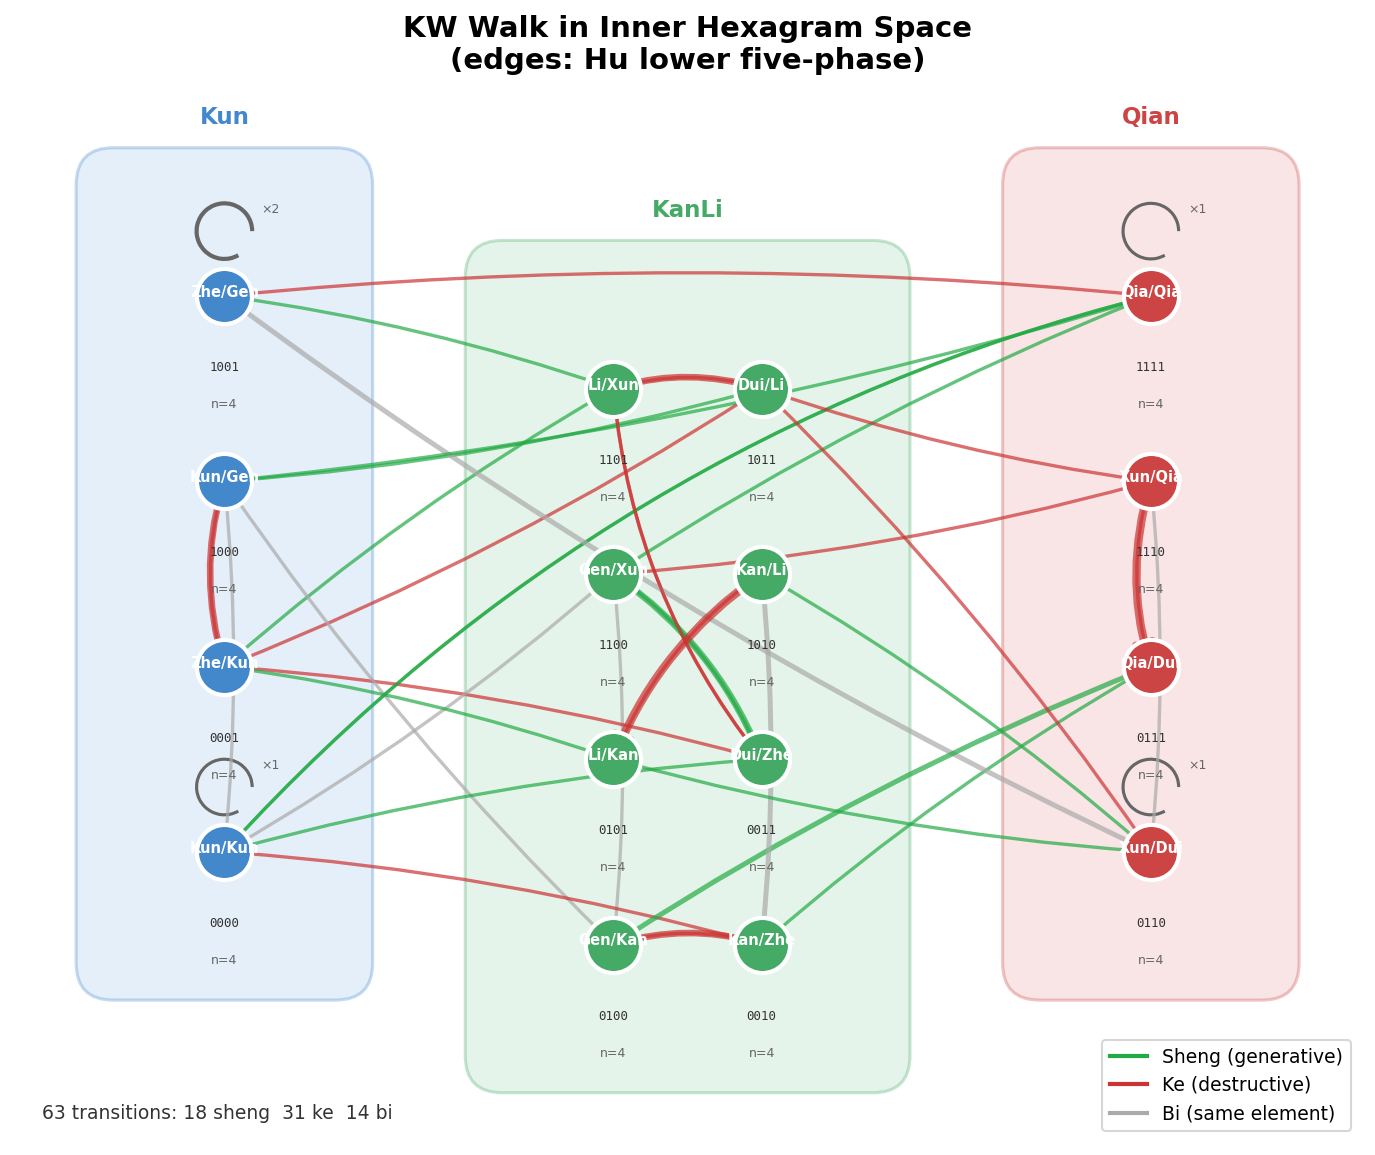

Source code (Python):
"""
01: The 16-node inner space with KW walk traced.
Edges colored by 互 lower five-phase (生/克/比).
Basin-partitioned layout.
"""

import sys
sys.path.insert(0, '/home/quasar/nous/memories/iching/kwmapper')

import numpy as np
import matplotlib.pyplot as plt
import matplotlib.patches as patches
from matplotlib.patches import FancyArrowPatch
from collections import Counter, defaultdict

from common import *

pos = inner_layout()

# ── Compute KW walk edges on inner space ─────────────────────────────────────

edges = []
for i in range(63):
    v1 = INNER[i]
    v2 = INNER[i + 1]
    
    # Five-phase on 互 lower
    hu_lo_rel = trig_phase(HU_LO[i], HU_LO[i + 1])
    pclass = phase_class(hu_lo_rel)
    
    bridge = 'intra' if i % 2 == 0 else 'inter'
    
    edges.append({
        'v1': v1, 'v2': v2, 'step': i,
        'phase': pclass, 'phase_rel': hu_lo_rel,
        'bridge': bridge,
        'basin_cross': BASINS[i] != BASINS[i + 1],
    })

# ── Count edge usage ─────────────────────────────────────────────────────────

edge_counts = Counter()
edge_phases = defaultdict(list)
for e in edges:
    key = (e['v1'], e['v2'])
    edge_counts[key] += 1
    edge_phases[key].append(e['phase'])

# ── Draw ─────────────────────────────────────────────────────────────────────

fig, ax = setup_fig('KW Walk in Inner Hexagram Space\n(edges: Hu lower five-phase)', figsize=(14, 9))
draw_basin_regions(ax, pos)

# Draw edges with curvature to handle bidirectional
drawn = set()
for (v1, v2), count in edge_counts.items():
    if v1 == v2:
        continue  # self-loops (inner unchanged)
    
    x1, y1 = pos[v1]
    x2, y2 = pos[v2]
    
    # Dominant phase for this edge
    phases = edge_phases[(v1, v2)]
    phase_counts = Counter(phases)
    dominant = phase_counts.most_common(1)[0][0]
    color = PHASE_EDGE[dominant]
    
    # Width by count
    lw = 0.8 + count * 0.8
    
    # Curvature: offset if reverse edge exists
    reverse_exists = (v2, v1) in edge_counts
    if reverse_exists and (v2, v1) not in drawn:
        curve = 0.15
    elif reverse_exists:
        curve = -0.15
    else:
        curve = 0.05
    
    arrow = FancyArrowPatch(
        (x1, y1), (x2, y2),
        connectionstyle=f"arc3,rad={curve}",
        arrowstyle='->,head_length=6,head_width=4',
        color=color, linewidth=lw, alpha=0.7,
        zorder=3
    )
    ax.add_patch(arrow)
    drawn.add((v1, v2))

# Self-loops (inner unchanged = outer-only transitions)
self_loops = Counter(e['v1'] for e in edges if e['v1'] == e['v2'])
for v, count in self_loops.items():
    x, y = pos[v]
    circle = patches.Arc((x, y + 0.35), 0.3, 0.3, angle=0,
                          theta1=0, theta2=300,
                          color='#666666', linewidth=1 + count * 0.5)
    ax.add_patch(circle)
    ax.text(x + 0.2, y + 0.45, f'×{count}', fontsize=6, color='#666666')

draw_nodes(ax, pos, node_size=700)

# Visit counts per node
visit_counts = Counter(INNER)
for v in INNER_VALS:
    x, y = pos[v]
    ax.text(x, y - 0.55, f'n={visit_counts[v]}', ha='center', va='top',
            fontsize=6, color='#666666')

# Legend
legend_elements = [
    plt.Line2D([0], [0], color=PHASE_EDGE['sheng'], lw=2, label='Sheng (generative)'),
    plt.Line2D([0], [0], color=PHASE_EDGE['ke'], lw=2, label='Ke (destructive)'),
    plt.Line2D([0], [0], color=PHASE_EDGE['bi'], lw=2, label='Bi (same element)'),
]
ax.legend(handles=legend_elements, loc='lower right', fontsize=9)

# Stats annotation
n_sheng = sum(1 for e in edges if e['phase'] == 'sheng')
n_ke = sum(1 for e in edges if e['phase'] == 'ke')
n_bi = sum(1 for e in edges if e['phase'] == 'bi')
ax.text(0.02, 0.02, f'63 transitions: {n_sheng} sheng  {n_ke} ke  {n_bi} bi',
        transform=ax.transAxes, fontsize=9, color='#333333')

save(fig, '01_hypercube')
plt.close()

# ── Also make intra/inter split version ──────────────────────────────────────

for bridge_type in ['intra', 'inter']:
    fig, ax = setup_fig(f'KW Walk — {bridge_type.upper()}-pair bridges\n(Hu lower five-phase)',
                        figsize=(14, 9))
    draw_basin_regions(ax, pos)
    
    sub_edges = [e for e in edges if e['bridge'] == bridge_type]
    sub_counts = Counter()
    sub_phases = defaultdict(list)
    for e in sub_edges:
        key = (e['v1'], e['v2'])
        sub_counts[key] += 1
        sub_phases[key].append(e['phase'])
    
    drawn = set()
    for (v1, v2), count in sub_counts.items():
        if v1 == v2:
            continue
        x1, y1 = pos[v1]
        x2, y2 = pos[v2]
        phases = sub_phases[(v1, v2)]
        dominant = Counter(phases).most_common(1)[0][0]
        color = PHASE_EDGE[dominant]
        lw = 0.8 + count * 1.0
        
        reverse_exists = (v2, v1) in sub_counts
        if reverse_exists and (v2, v1) not in drawn:
            curve = 0.15
        elif reverse_exists:
            curve = -0.15
        else:
            curve = 0.05
        
        arrow = FancyArrowPatch(
            (x1, y1), (x2, y2),
            connectionstyle=f"arc3,rad={curve}",
            arrowstyle='->,head_length=6,head_width=4',
            color=color, linewidth=lw, alpha=0.7, zorder=3
        )
        ax.add_patch(arrow)
        drawn.add((v1, v2))
    
    # Self-loops
    sub_self = Counter(e['v1'] for e in sub_edges if e['v1'] == e['v2'])
    for v, count in sub_self.items():
        x, y = pos[v]
        circle = patches.Arc((x, y + 0.35), 0.3, 0.3, angle=0,
                              theta1=0, theta2=300,
                              color='#666666', linewidth=1 + count * 0.5)
        ax.add_patch(circle)
        ax.text(x + 0.2, y + 0.45, f'×{count}', fontsize=6, color='#666666')
    
    draw_nodes(ax, pos, node_size=700)
    
    n_s = sum(1 for e in sub_edges if e['phase'] == 'sheng')
    n_k = sum(1 for e in sub_edges if e['phase'] == 'ke')
    n_b = sum(1 for e in sub_edges if e['phase'] == 'bi')
    n_total = len(sub_edges)
    ax.text(0.02, 0.02, f'{n_total} {bridge_type}: {n_s} sheng  {n_k} ke  {n_b} bi',
            transform=ax.transAxes, fontsize=9, color='#333333')
    
    legend_elements = [
        plt.Line2D([0], [0], color=PHASE_EDGE['sheng'], lw=2, label='Sheng (generative)'),
        plt.Line2D([0], [0], color=PHASE_EDGE['ke'], lw=2, label='Ke (destructive)'),
        plt.Line2D([0], [0], color=PHASE_EDGE['bi'], lw=2, label='Bi (same element)'),
    ]
    ax.legend(handles=legend_elements, loc='lower right', fontsize=9)
    
    save(fig, f'01_{bridge_type}')
    plt.close()

print("Done.")
